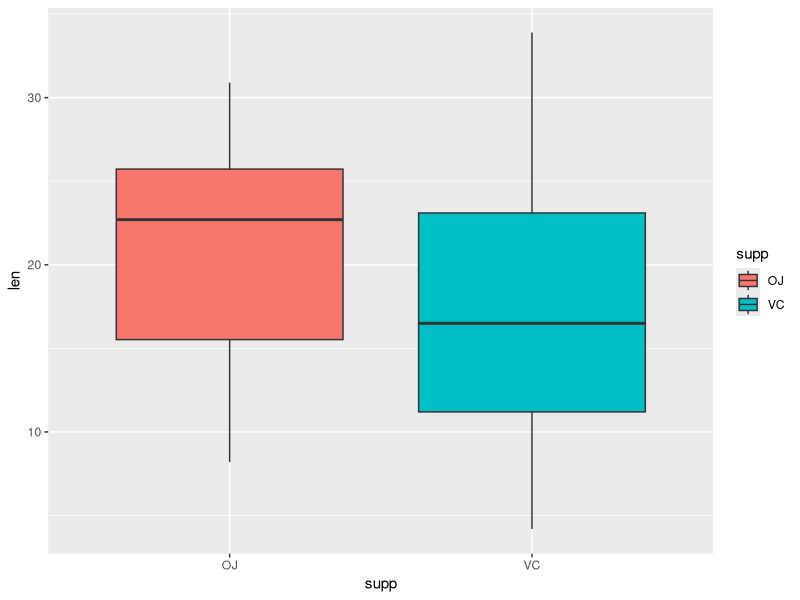
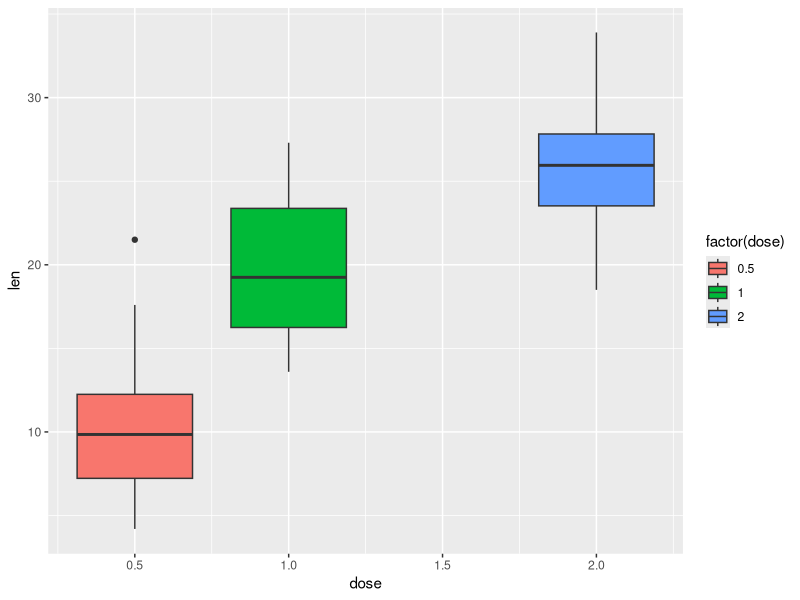

The R source for these figures, in order: (Note: this script raises an error after producing the figures.)
## ---- chunk 1
knitr::opts_chunk$set(echo = TRUE)
## ---- chunk 2
# load the necessary libraries
library(ggplot2)
library(datasets)

# show the first few lines of the dataset
head(ToothGrowth)

# identify the unique levels of the dose variable
unique(ToothGrowth$dose)

#identify the unique levels of the supplement variable
unique(ToothGrowth$supp)

# show a short summary of the data
summary(ToothGrowth)

# draw a boxplot showing the change in tooth length due to the different supplement types
tooth_plot_01 <- ggplot(data = ToothGrowth, aes(x = supp, y = len)) +
                  geom_boxplot(aes(fill = supp))
print(tooth_plot_01)

# draw a boxplot showing the change in tooth length due to the different dosages
tooth_plot_02 <- ggplot(data = ToothGrowth, aes(x = dose, y = len)) +
                  geom_boxplot(aes(fill = factor(dose)))
print(tooth_plot_02)
## ---- chunk 3
test01 <- t.test(len ~ supp, data = ToothGrowth, paired = FALSE)
## ---- chunk 4
growth_dose_A <- subset(ToothGrowth, dose %in% c(0.5, 1.0))
t.test(len ~ dose, data = growth_dose_A, paired = FALSE)

growth_dose_B <- subset(ToothGrowth, dose %in% c(1.0, 2.0))
t.test(len ~ dose, data = growth_dose_B, paired = FALSE)

growth_dose_C <- subset(ToothGrowth, dose %in% c(0.5, 2.0))
t.test(len ~ dose, data = growth_dose_C, paired = FALSE)
